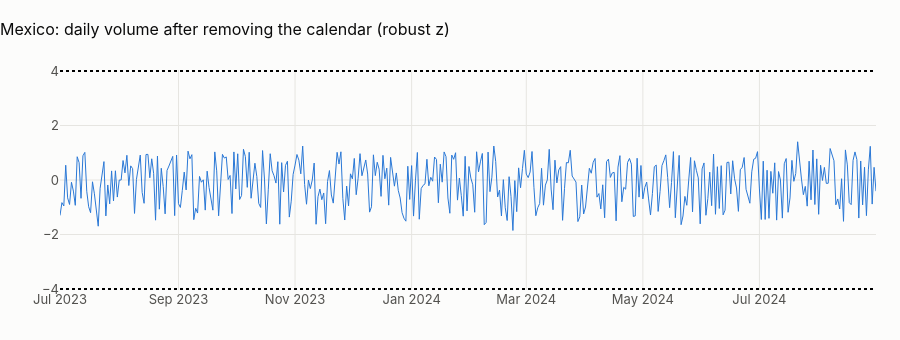

Here is the notebook cell this chart was saved with:
### Markdown cell above
## 1 · Abnormal days
Daily transaction counts (local date) are modelled as in notebook 04 (weekday, holiday, long weekend, payday window,
month end, trend; OLS on log counts). A day is abnormal when its residual is more than 4 robust standard deviations
(1.4826 × MAD) from zero: robust, because the abnormal days themselves must not inflate the yardstick.

### Code cell
daily = pl.q("""
    select k.country_code, t.local_date, count(*) as n_tx, sum(t.amount_usd) as usd,
           any_value(k.iso_weekday) as iso_weekday,
           any_value(k.is_holiday::int) as is_holiday, any_value(k.is_long_weekend::int) as is_long_weekend,
           any_value((coalesce(k.days_since_payday, 99) <= 2)::int) as payday_window,
           any_value(k.is_month_end::int) as is_month_end, any_value(k.holiday_name) as holiday_name
    from main.tx_local t join main.calendar_local k
      on k.country_code = t.customer_country_code and k.local_date = t.local_date
    group by 1, 2 order by 1, 2""")
daily["local_date"] = pd.to_datetime(daily.local_date)
daily = country.full_months(daily)
FE = " + C(country_code)" if daily.country_code.nunique() > 1 else ""
daily["log_n"] = np.log(daily.n_tx)
daily["t"] = (daily.local_date - daily.local_date.min()).dt.days / 365.25
m = smf.ols(
    "log_n ~ C(iso_weekday) + is_holiday + is_long_weekend + payday_window + is_month_end + t" + FE,
    data=daily,
).fit()
daily["resid"] = m.resid
mad = 1.4826 * np.median(np.abs(daily.resid - daily.resid.median()))
daily["z"] = (daily.resid - daily.resid.median()) / mad
out = daily[daily.z.abs() > 4]
fig = go.Figure()
fig.add_trace(
    go.Scatter(
        x=daily.local_date,
        y=daily.z,
        mode="lines",
        name="robust z of the residual",
        line=dict(width=1),
    )
)
fig.add_trace(
    go.Scatter(x=out.local_date, y=out.z, mode="markers", name="|z| > 4", marker=dict(size=8))
)
fig.add_hline(y=4, line_dash="dot")
fig.add_hline(y=-4, line_dash="dot")
fig.update_layout(
    title=f"{CTRY.title}: daily volume after removing the calendar (robust z)",
    height=340,
    xaxis_title=None,
)
fig.show()
show(
    out[["country_code", "local_date", "n_tx", "iso_weekday", "holiday_name"]].assign(
        z=out.z.round(2)
    ),
    paging=False,
)
display(
    Markdown(
        f"**{len(out)} abnormal days in {len(daily):,}** (a normal distribution would give about "
        f"{len(daily) * 6.3e-5:.2f} beyond 4σ). "
        + (
            "None: once weekdays are removed, daily volume is pure noise around a flat level, another sign of a generator "
            "with no shocks (no outages, no payroll days, no Hot Sale or Buen Fin)."
            if not len(out)
            else "Inspect them: a real day like this is an outage, a campaign or a data delivery problem."
        )
    )
)

### Figure 1 — Plotly figure (JSON) as saved in the notebook; plotly's stock layout.template omitted (floating-point values rounded to 4 significant figures; data arrays with more than 128 entries replaced by an {"elided": "..."} marker saying what was removed)
{"data": [{"line": {"width": 1}, "mode": "lines", "name": "robust z of the residual", "type": "scatter", "x": {"elided": "428 str values"}, "y": {"elided": "428 float values"}}, {"marker": {"size": 8}, "mode": "markers", "name": "|z| > 4", "type": "scatter", "x": [], "y": []}], "layout": {"height": 340, "shapes": [{"line": {"dash": "dot"}, "type": "line", "x0": 0, "x1": 1, "xref": "x domain", "y0": 4, "y1": 4, "yref": "y"}, {"line": {"dash": "dot"}, "type": "line", "x0": 0, "x1": 1, "xref": "x domain", "y0": -4, "y1": -4, "yref": "y"}], "title": {"text": "Mexico: daily volume after removing the calendar (robust z)"}, "xaxis": {"title": {}}}}
